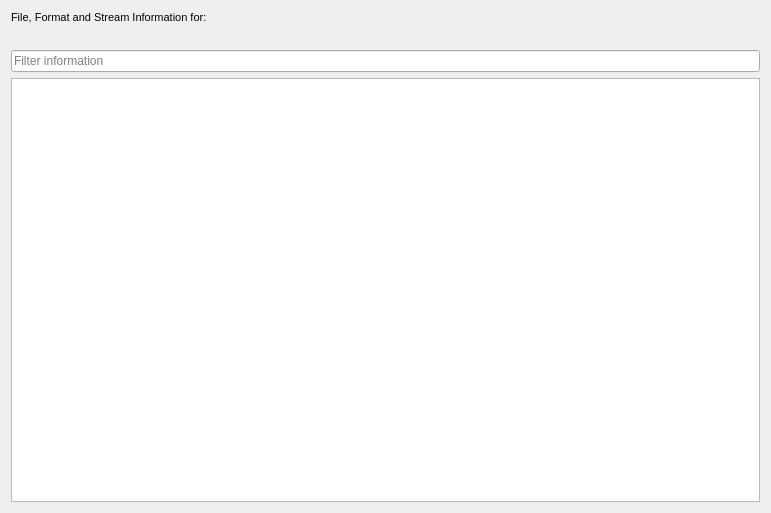
<?xml version="1.0" encoding="UTF-8"?>
<ui version="4.0">
 <class>MediaInfoWidget</class>
 <widget class="QWidget" name="MediaInfoWidget">
  <property name="geometry">
   <rect>
    <x>0</x>
    <y>0</y>
    <width>771</width>
    <height>513</height>
   </rect>
  </property>
  <property name="windowTitle">
   <string>Form</string>
  </property>
  <layout class="QVBoxLayout" name="verticalLayout">
   <item>
    <widget class="QLabel" name="label">
     <property name="font">
      <font>
       <pointsize>8</pointsize>
      </font>
     </property>
     <property name="text">
      <string>File, Format and Stream Information for:</string>
     </property>
    </widget>
   </item>
   <item>
    <widget class="QLabel" name="filePathLabel">
     <property name="text">
      <string/>
     </property>
     <property name="wordWrap">
      <bool>true</bool>
     </property>
    </widget>
   </item>
   <item>
    <widget class="QLineEdit" name="filterLineEdit">
     <property name="placeholderText">
      <string>Filter information</string>
     </property>
     <property name="clearButtonEnabled">
      <bool>true</bool>
     </property>
    </widget>
   </item>
   <item>
    <widget class="QTableWidget" name="tableWidget"/>
   </item>
  </layout>
 </widget>
 <resources/>
 <connections/>
</ui>
